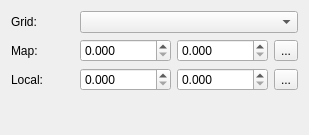
<?xml version="1.0" encoding="UTF-8"?>
<ui version="4.0">
 <class>GridWidget</class>
 <widget class="QWidget" name="GridWidget">
  <property name="geometry">
   <rect>
    <x>0</x>
    <y>0</y>
    <width>309</width>
    <height>135</height>
   </rect>
  </property>
  <property name="windowTitle">
   <string>Form</string>
  </property>
  <layout class="QVBoxLayout" name="verticalLayout">
   <item>
    <layout class="QGridLayout" name="gridLayout">
     <item row="0" column="0">
      <widget class="QLabel" name="gridLabel">
       <property name="text">
        <string>Grid:</string>
       </property>
       <property name="buddy">
        <cstring>gridCombo</cstring>
       </property>
      </widget>
     </item>
     <item row="0" column="1" colspan="3">
      <widget class="QComboBox" name="gridCombo"/>
     </item>
     <item row="1" column="3">
      <widget class="QToolButton" name="copyMapPointTool">
       <property name="text">
        <string>...</string>
       </property>
       <property name="icon">
        <iconset resource="resources.qrc">
         <normaloff>:/plugins/ark/grid/copyPoint.png</normaloff>:/plugins/ark/grid/copyPoint.png</iconset>
       </property>
      </widget>
     </item>
     <item row="2" column="0">
      <widget class="QLabel" name="localLabel">
       <property name="text">
        <string>Local:</string>
       </property>
       <property name="buddy">
        <cstring>localEastingSpin</cstring>
       </property>
      </widget>
     </item>
     <item row="2" column="1">
      <widget class="QDoubleSpinBox" name="localEastingSpin">
       <property name="readOnly">
        <bool>false</bool>
       </property>
       <property name="decimals">
        <number>3</number>
       </property>
       <property name="maximum">
        <double>9999.989999999999782</double>
       </property>
      </widget>
     </item>
     <item row="1" column="2">
      <widget class="QDoubleSpinBox" name="mapNorthingSpin">
       <property name="readOnly">
        <bool>false</bool>
       </property>
       <property name="decimals">
        <number>3</number>
       </property>
       <property name="maximum">
        <double>999999.998999999952503</double>
       </property>
      </widget>
     </item>
     <item row="2" column="3">
      <widget class="QToolButton" name="copyLocalPointTool">
       <property name="text">
        <string>...</string>
       </property>
       <property name="icon">
        <iconset resource="resources.qrc">
         <normaloff>:/plugins/ark/grid/copyPoint.png</normaloff>:/plugins/ark/grid/copyPoint.png</iconset>
       </property>
      </widget>
     </item>
     <item row="2" column="2">
      <widget class="QDoubleSpinBox" name="localNorthingSpin">
       <property name="readOnly">
        <bool>false</bool>
       </property>
       <property name="decimals">
        <number>3</number>
       </property>
       <property name="maximum">
        <double>9999.989999999999782</double>
       </property>
      </widget>
     </item>
     <item row="1" column="0">
      <widget class="QLabel" name="mapLabel">
       <property name="text">
        <string>Map:</string>
       </property>
       <property name="buddy">
        <cstring>mapEastingSpin</cstring>
       </property>
      </widget>
     </item>
     <item row="1" column="1">
      <widget class="QDoubleSpinBox" name="mapEastingSpin">
       <property name="readOnly">
        <bool>false</bool>
       </property>
       <property name="prefix">
        <string/>
       </property>
       <property name="suffix">
        <string/>
       </property>
       <property name="decimals">
        <number>3</number>
       </property>
       <property name="maximum">
        <double>999999.998999999952503</double>
       </property>
      </widget>
     </item>
    </layout>
   </item>
   <item>
    <spacer name="verticalSpacer">
     <property name="orientation">
      <enum>Qt::Vertical</enum>
     </property>
     <property name="sizeHint" stdset="0">
      <size>
       <width>20</width>
       <height>3</height>
      </size>
     </property>
    </spacer>
   </item>
  </layout>
  <action name="copyMapPointAction">
   <property name="icon">
    <iconset resource="resources.qrc">
     <normaloff>:/plugins/ark/grid/copyPoint.png</normaloff>:/plugins/ark/grid/copyPoint.png</iconset>
   </property>
   <property name="text">
    <string>Copy</string>
   </property>
   <property name="toolTip">
    <string>Copy Map Point</string>
   </property>
  </action>
  <action name="copyLocalPointAction">
   <property name="icon">
    <iconset resource="resources.qrc">
     <normaloff>:/plugins/ark/grid/copyPoint.png</normaloff>:/plugins/ark/grid/copyPoint.png</iconset>
   </property>
   <property name="text">
    <string>Copy</string>
   </property>
   <property name="toolTip">
    <string>Copy Local Point</string>
   </property>
  </action>
 </widget>
 <tabstops>
  <tabstop>gridCombo</tabstop>
  <tabstop>mapEastingSpin</tabstop>
  <tabstop>mapNorthingSpin</tabstop>
  <tabstop>copyMapPointTool</tabstop>
  <tabstop>localEastingSpin</tabstop>
  <tabstop>localNorthingSpin</tabstop>
  <tabstop>copyLocalPointTool</tabstop>
 </tabstops>
 <resources>
  <include location="resources.qrc"/>
 </resources>
 <connections/>
</ui>
